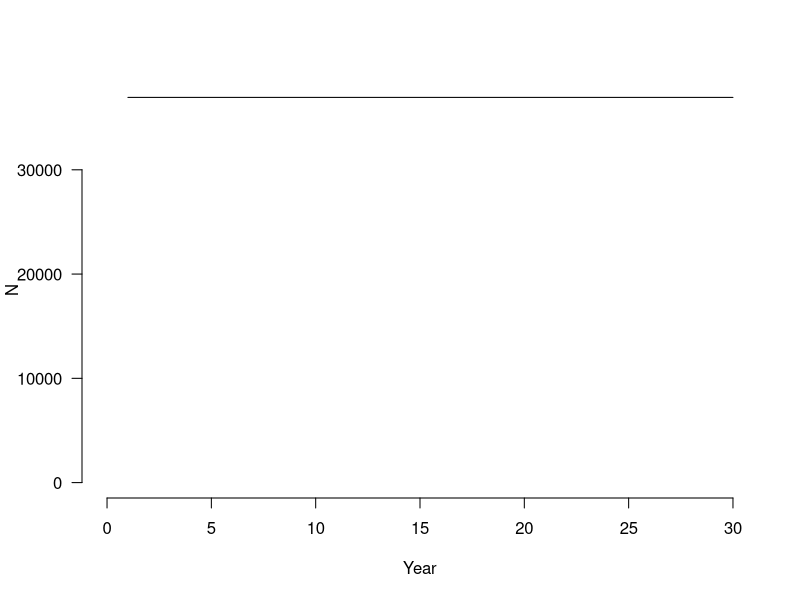
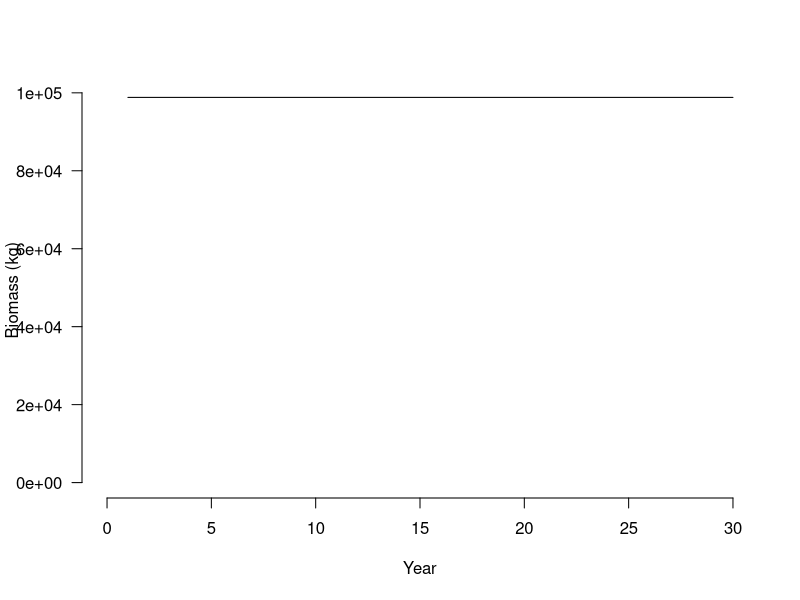
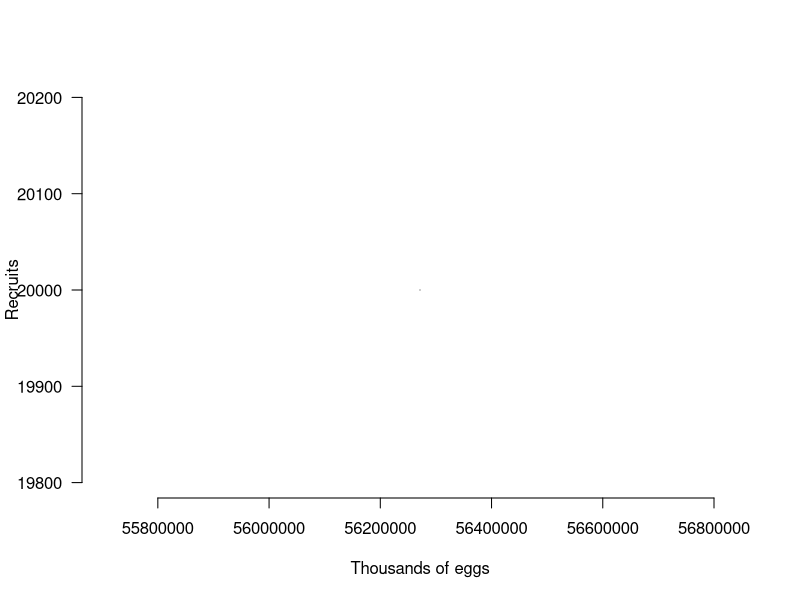

Here is the R script that generated these plots, in order:
###28 september penshell age structure###
##age structure model penshell (A.maura)
##setting working directory

#("C:/Users/lili_/Desktop/fishpath_r")

#time 30 years
nyears<-30


# Age info
maxage <- 8 # based on lit for 26 cm, first report on the occurence of penshell a.pectinata (Sung Yang, 2015)
age_at_maturity <- 4 # made up number for age, for size maturity is 12 cm
ages <- 1:maxage


###stock recruitment parameters###
#write stock recruitment relationship in terms of steepness, how to do it?
R0<-20000 # made up number for unfished recruitment
#fit beverton holt relationship

###age size parameters###
##found in literature, modelacion del crecimiento de de callo de hacha, noriega 2013##
linf <- 28 #cm #find out for penshell
k <- 0.5 #find out for penshell, growth rate found sealifebase for atrina pectinata
t0 <- 0 #use 0, as used in other studies when fitting VB curve

###length and weight parameters###
##found in literature for Atrina pinnata, using as an approximation
lw_a <- 2.6 #based on lit for a.pinnata  data
lw_b <- 2.44  #based on measurement data

# Calculate length/weight at age
length_at_age <- linf * (1-exp(-k*ages))
weight_at_age <- lw_a * length_at_age ^ lw_b
  

# Survival- and fecundity-at-age vectors
# Max age = 8, Age at maturity = 4, eggs= 9800000 
eggs_a <- 9800000 
s <- c(0.4, 0.4, 0.5, 0.8,0.8, rep(0.93, 3)) # found in lit for a.maura
fa <- c(0, 0, 0, 9800000, rep(9800000 , 4)) # based on egg data, fecundity at age
#s<- we have different survival rates for different ages/stages of penshell
#not sure how to include it.

R0<- 20000
n0age1 <-R0
n0allages <- c(n0age1, sapply(1:(maxage-1), function(x) n0age1*prod(s[1:x])))

S0<-sum(fa*n0allages)

h<-0.8 #steepness parameter 
alpha<-(1-h)/(4*h*R0)*S0
beta<- (5*h-1)/(4*h*R0)
beta
#eggs<-1 # potential fecundity, value found in literature for a.maura, analysis of different methods to estimate fecundity in bivalves (Caceres-Puig, 2016) 
#beverton<-Et/(alpha+beta*Et)


##calculate abundance for year 1###
#n0age1<-20000 # used value for R0
 # v<-0.1 #vulnerability for age 1 fish
#u<-0.1 #exploitation rate of age 1 fish
#n1a1<-(1-v*u)*s*R0 #not sure about this equation


# Create matrix to hold abundance over time
n <- matrix(data=NA, nrow=nyears, ncol=maxage)
n[1,] <- n0allages


# Create matrix to hold biomass over time
b <- matrix(data=NA, nrow=nyears, ncol=maxage)
b[1,] <- n0allages * weight_at_age

# Create matrix for eggs
eggs <- vector()


# Loop through time
# For testing: t <- 2
for(t in 2:(nyears)){
  
  # Number of eggs = fecundity times biomass
  eggs[t-1] <- sum(fa * n[t-1,])
  
  #Calculate number of recruits from SRR and # of eggs
  n[t,1] <- eggs[t-1]/(alpha+beta*eggs[t-1])


  # Calculate remaining age classes based on natural mortality
  n[t,2:maxage] <- n[t-1,1:(maxage-1)] * s[1:(maxage-1)]
  
  # Convert abundance to biomass and save
  b[t,] <- n[t,] * weight_at_age
  
}

# PLOT RESULTS
##############################################

# Plot population size over time
plot(1:nyears, rowSums(n), type="l", las=1, bty="n", 
     xlim=c(0, nyears), ylim=c(0, max(rowSums(n), na.rm=T)),
     xlab="Year", ylab="N")

# Plot biomass over time
plot(1:nyears, rowSums(b)/1000, type="l", las=1, bty="n", 
     xlim=c(0, nyears), ylim=c(0, max(rowSums(b)/1000, na.rm=T)),
     xlab="Year", ylab="Biomass (kg)")

# Plot stock-recruitment relationship
plot(eggs/1000, n[2:nrow(n),1], type="l", las=1, bty="n", 
     xlab="Thousands of eggs", ylab="Recruits")
